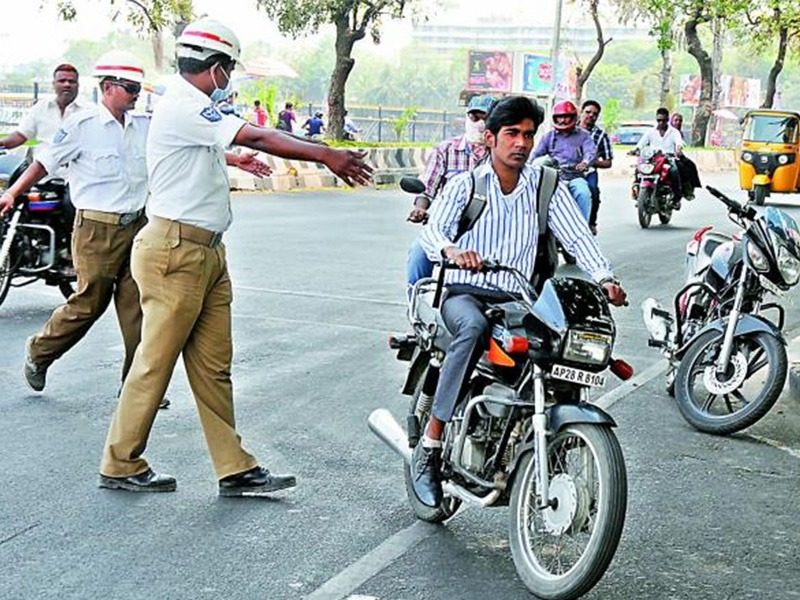
#> input picture frontend/public/testImage.png, 800 x 600 px
$ python generate_mock_images.py
#> lines starting #> are read from the running program, lines starting #| are printed output that depends on the picture
import os
import sys
try:
    from PIL import Image, ImageDraw, ImageFont, ImageEnhance
except ImportError:
    import subprocess
    subprocess.check_call([sys.executable, "-m", "pip", "install", "Pillow"])
    from PIL import Image, ImageDraw, ImageFont, ImageEnhance

base_dir = os.path.dirname(os.path.abspath(__file__))
input_path = os.path.join(base_dir, "public", "testImage.png")
output_dir = os.path.join(base_dir, "public", "mock-images", "stages")

os.makedirs(output_dir, exist_ok=True)

if not os.path.exists(input_path):
    print(f"Input image not found: {input_path}")
    sys.exit(1)

# Load the original image
original = Image.open(input_path).convert("RGB")
#> original is the input picture: PIL image 800x600 RGB; mean R, G, B 153, 163.1, 161.3
width, height = original.size
#> width = 800; height = 600

# Helper to draw a box with dynamic text background
def draw_box(draw, x, y, w, h, color, text):
    draw.rectangle([x, y, x + w, y + h], outline=color, width=3)
    # Estimate text size (Pillow default font is ~6x10 pixels per char)
    text_w = len(text) * 6 + 10
    text_h = 16
    draw.rectangle([x, y - text_h - 4, x + text_w, y], fill=color)
    draw.text((x + 5, y - text_h), text, fill="white" if color != "yellow" else "black")

cx, cy = width // 2, height // 2
#> cx = 400; cy = 300

# Simulated entities for "all vehicles"
entities = [
    {"rect": [cx - 200, cy - 100, 400, 250], "class": "Motorcycle", "conf": "0.94"},
    {"rect": [cx + 250, cy - 50, 150, 100], "class": "Motorcycle", "conf": "0.89"},
    {"rect": [cx - 400, cy + 50, 120, 80], "class": "Motorcycle", "conf": "0.82"},
]

# 1. Preprocessing (Grayscale + Contrast)
img_pre = original.copy().convert("L").convert("RGB")
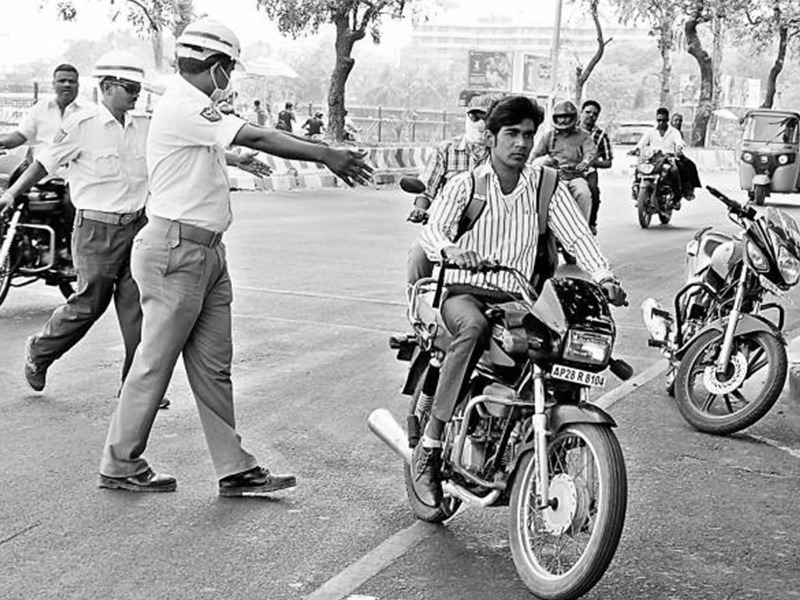
#> img_pre: PIL image 800x600 RGB; min 0, max 255, mean 159.9
enhancer = ImageEnhance.Contrast(img_pre)
img_pre = enhancer.enhance(1.5)
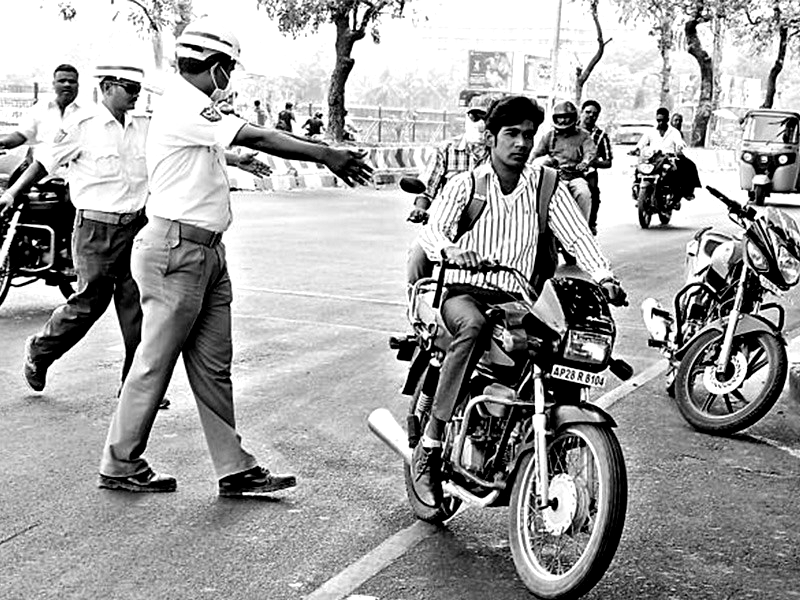
#> img_pre: PIL image 800x600 RGB; min 0, max 255, mean 159.7
img_pre.save(os.path.join(output_dir, "preprocessing.jpg"), "JPEG", quality=85)

# 2. Detection (Green bounding boxes for all vehicles)
img_det = original.copy()
draw = ImageDraw.Draw(img_det)
for ent in entities:
    rx, ry, rw, rh = ent["rect"]
    draw_box(draw, rx, ry, rw, rh, "green", f"Vehicle: {ent['conf']}")
img_det.save(os.path.join(output_dir, "detection.jpg"), "JPEG", quality=85)
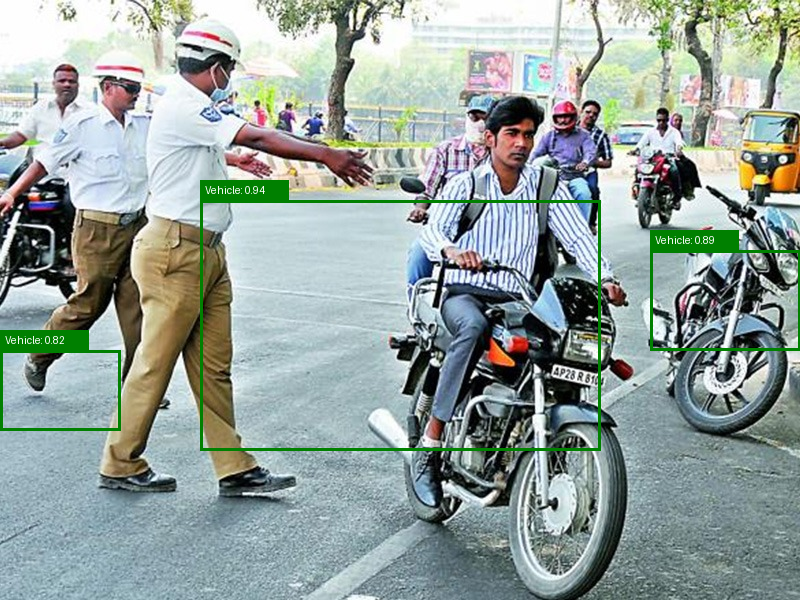
#> saved as detection.jpg: PIL image 800x600 RGB; mean R, G, B 149.4, 162.3, 157.5

# 3. Violation Detection (Red bounding box only on violators, green on rest)
img_viol = original.copy()
draw = ImageDraw.Draw(img_viol)
for i, ent in enumerate(entities):
    rx, ry, rw, rh = ent["rect"]
    if i == 0:  # The main motorcycle
        draw_box(draw, rx, ry, rw, rh, "red", "No Helmet: 0.96")
    else:
        draw_box(draw, rx, ry, rw, rh, "green", f"Vehicle: {ent['conf']}")
img_viol.save(os.path.join(output_dir, "violation_detection.jpg"), "JPEG", quality=85)
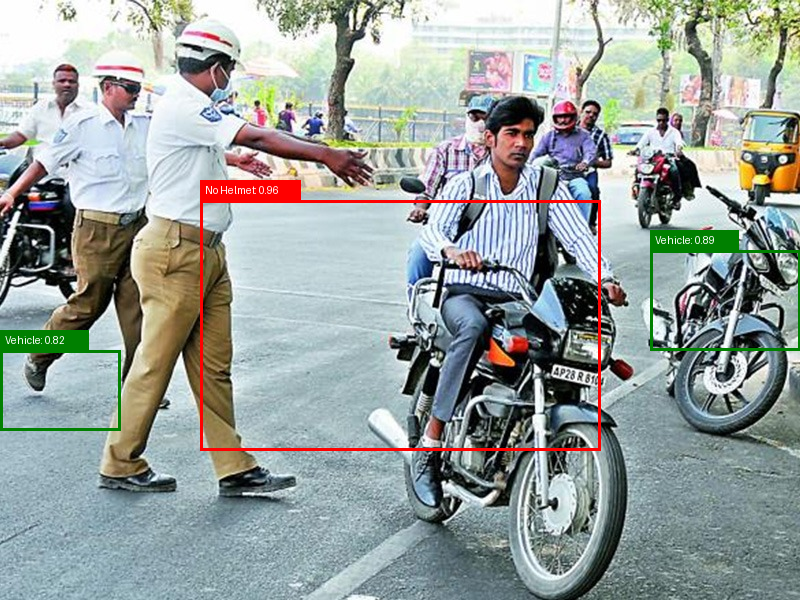
#> saved as violation_detection.jpg: PIL image 800x600 RGB; mean R, G, B 152.4, 160.8, 157.4

# 4. Classification
img_class = original.copy()
draw = ImageDraw.Draw(img_class)
for ent in entities:
    rx, ry, rw, rh = ent["rect"]
    draw_box(draw, rx, ry, rw, rh, "blue", f"{ent['class']}: {ent['conf']}")
img_class.save(os.path.join(output_dir, "classification.jpg"), "JPEG", quality=85)
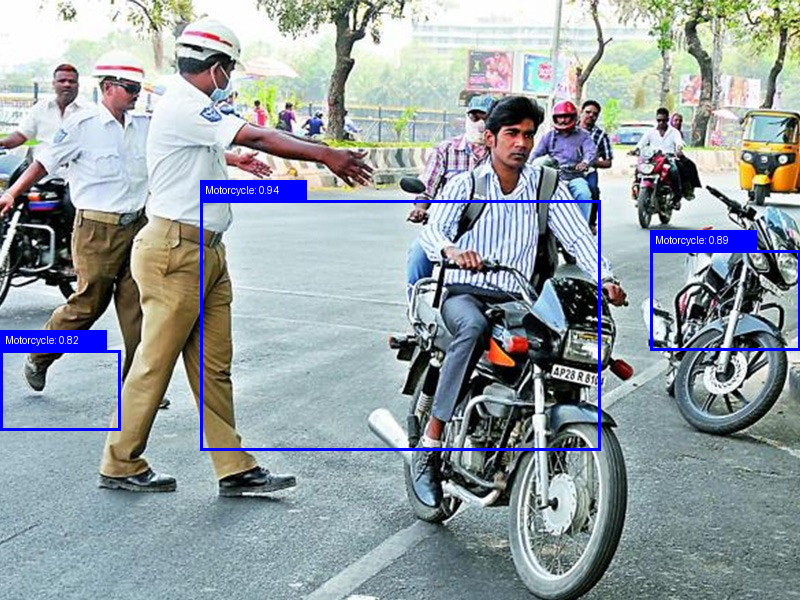
#> saved as classification.jpg: PIL image 800x600 RGB; mean R, G, B 149.1, 158.9, 163.7

# 5. LPR
img_lpr = original.copy()
draw = ImageDraw.Draw(img_lpr)
# Tight box for LPR
lpr_x, lpr_y, lpr_w, lpr_h = cx - 30, cy + 60, 90, 25
#> lpr_x = 370; lpr_y = 360; lpr_w = 90; lpr_h = 25
draw_box(draw, lpr_x, lpr_y, lpr_w, lpr_h, "orange", "AP 28R 6104")
# Highlight plate area tighter
draw.rectangle([lpr_x, lpr_y, lpr_x + lpr_w, lpr_y + lpr_h], fill="orange", outline="white", width=2)
draw.text((lpr_x + 5, lpr_y + 5), "AP28R6104", fill="black")
img_lpr.save(os.path.join(output_dir, "lpr.jpg"), "JPEG", quality=85)

# 6. Evidence
img_evid = original.copy()
draw = ImageDraw.Draw(img_evid)
draw.rectangle([10, 10, 400, 90], fill="black")
draw.text((20, 20), "AI EVIDENCE", fill="white")
draw.text((20, 40), "Violation Class: Helmet Non-Compliance", fill="white")
draw.text((20, 60), "Confidence: 96.1%", fill="white")
# Show only the violating vehicle in red
draw_box(draw, cx - 200, cy - 100, 400, 250, "red", "Violation: No Helmet")
img_evid.save(os.path.join(output_dir, "evidence.jpg"), "JPEG", quality=85)
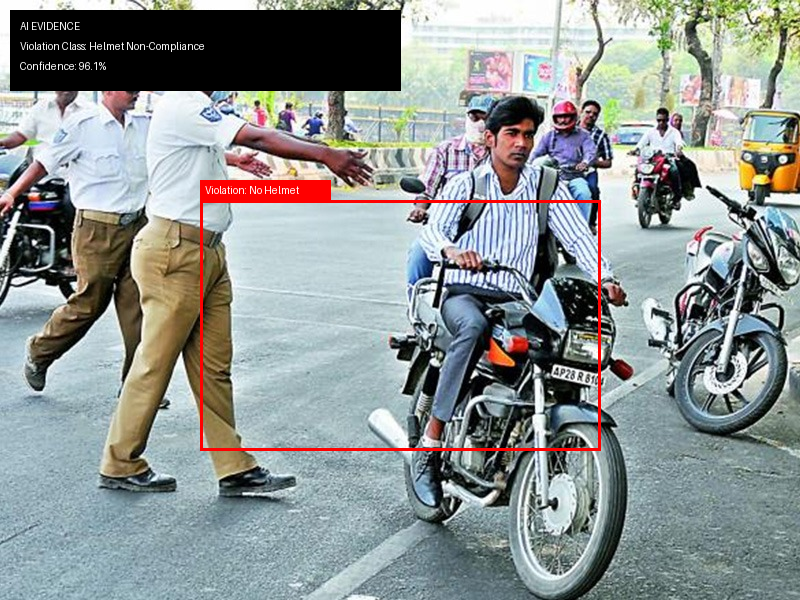
#> saved as evidence.jpg: PIL image 800x600 RGB; mean R, G, B 141, 147.5, 146.3

# 7. Analytics
img_analytics = original.copy()
draw = ImageDraw.Draw(img_analytics, "RGBA")
for i in range(0, width, 100):
    draw.line([(i, 0), (i, height)], fill=(0, 255, 0, 50), width=1)
for i in range(0, height, 100):
    draw.line([(0, i), (width, i)], fill=(0, 255, 0, 50), width=1)
draw.rectangle([0, height - 50, width, height], fill=(0, 0, 0, 150))
draw.text((10, height - 40), "Zone A Density: 84% | Flow Rate: 42 veh/min", fill="white")
img_analytics.save(os.path.join(output_dir, "analytics.jpg"), "JPEG", quality=85)
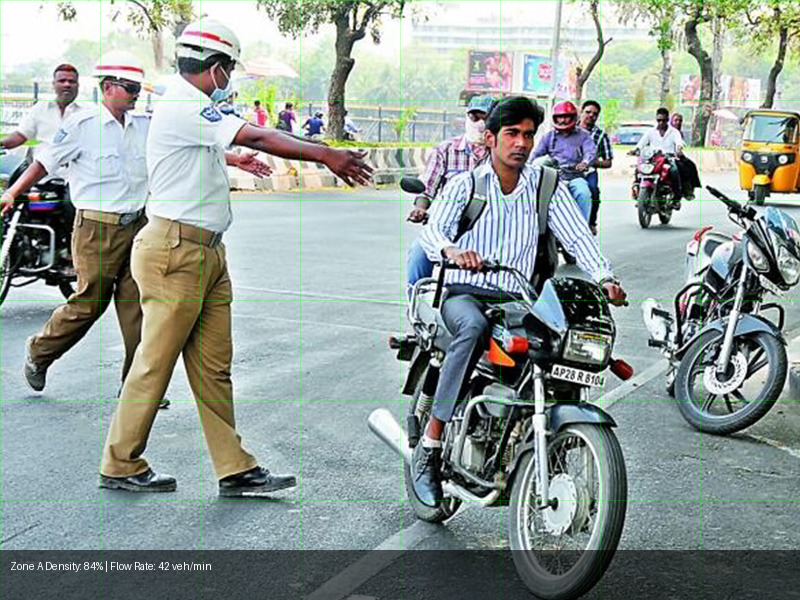
#> saved as analytics.jpg: PIL image 800x600 RGB; mean R, G, B 146.3, 156.3, 153.3

print("Mock images generated successfully.")
